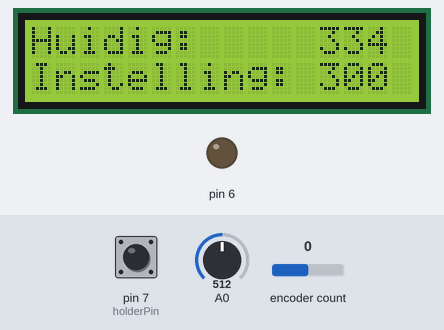
This sketch was run on a simulated Arduino Uno, built with avr-gcc and run on an emulated ATmega328P. On the bench: 16×2 character LCD, output pins drawn as LEDs (lit = HIGH). Inputs (shaded band) come from the test bench; at power-on: A0 = 512, pin 7 (holderPin) HIGH, encoder count 0. What the sketch prints to the serial monitor is not drawn.

Above: at 3.2 s.
3.3 s: A0 set to 637
At 4.5 s:
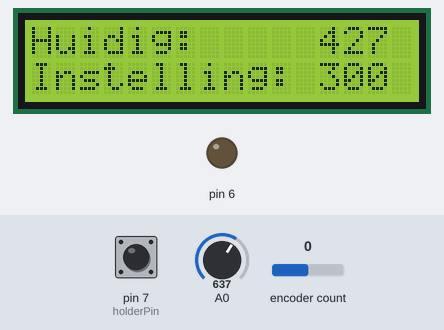
4.8 s: A0 set to 674
At 5.2 s:
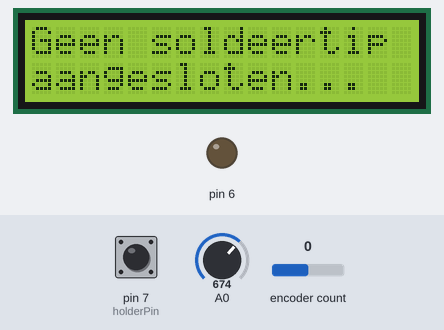
6.3 s: pin 7 (holderPin) pulled LOW for 0.15 s
At 6.41 s:
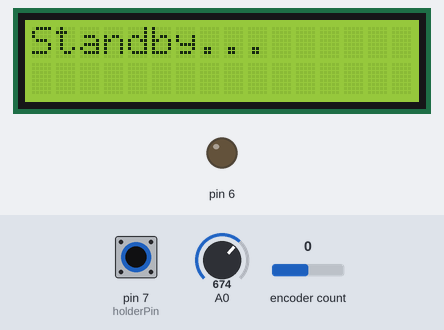
7.9 s: A0 set to 478
At 8.6 s:
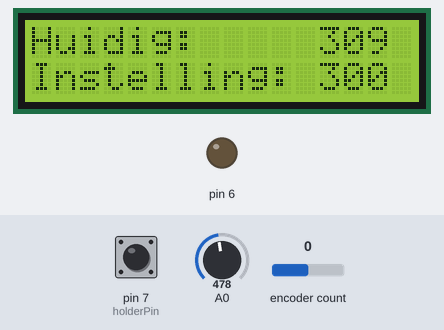
9.4 s: A0 set to 464
At 9.59 s:
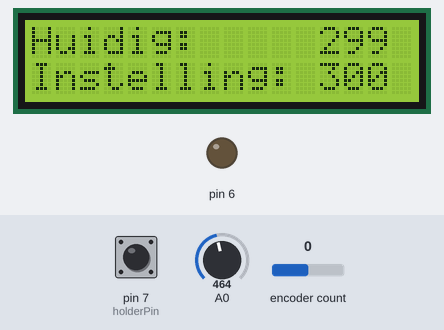
12.3 s: encoder count set to 1
At 12.53 s:
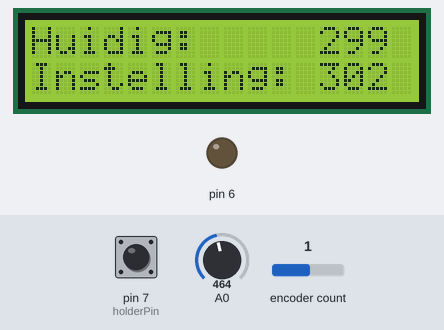
Timing chart, 0 to 19.1 s (numbered marks = the images above; inputs shaded):
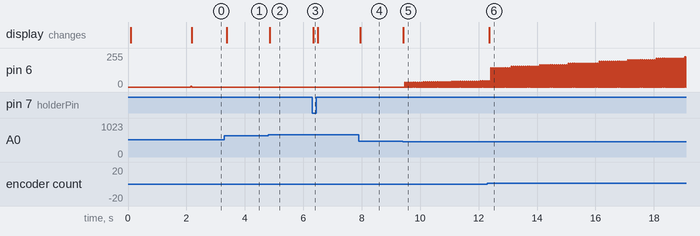

Measured:
- the behaviour switches between 655 and 656 on A0 (found by bisection; images 1 and 2)
- after the input at 3.3 s, the display: changes after 0.08 s (image 1)
- after the input at 4.8 s, the display: changes after 0.06 s (image 2)
- after the input at 6.3 s, the display: changes at once (image 3)
- after the input at 7.9 s, the display: changes after 0.05 s (image 4)
- after the input at 9.4 s, the display: changes at once (image 5)
- after the input at 12.3 s, the display: changes after 0.06 s (image 6)

The sketch:

Arduino.ino.ino
```cpp
#include <Wire.h>
#include <LiquidCrystal_I2C.h>
#include <Encoder.h>
int pwm = 5;
int setpoint = 310;
int temp;
int ti = 1;
int gain = 4;
int holderPin = 7;
long lastTime = millis();
long timeFactor;
int percentage;
long oldPosition  = -999;
int changed = 0;
int displayInitialized = 0;
int warningInialized = 0;
Encoder myEnc(2, 3);

// Set the LCD address to 0x27 for a 16 chars and 2 line display
LiquidCrystal_I2C lcd(0x27, 16, 2);

void setup()
{
  pinMode(holderPin, INPUT_PULLUP);

  // initialize the LCD
  lcd.begin();
  Serial.begin(9600);
  // Turn on the blacklight and print a message.
  lcd.backlight();
  lcd.print(" T3Engineering");
  lcd.setCursor(0, 1);
  lcd.print("Soldering System");
  delay(2000);
  setPwmFrequency(6, 2);
  myEnc.write(300 * 2);
}

void loop()
{
  setpoint = getSetpoint();
  temp = getTemperature();
  updateDisplay();
  if (tipConnected()) {
    if (digitalRead(holderPin) == HIGH) {
      setpoint = getSetpoint();
      pwm = calculatePWM();
      updateDisplay();
    } else {
      setpoint = 0;
      pwm = 0;
      updateDisplay();
    }
  } else {
    analogWrite(6, 0);
  }
}

int getTemperature()
{
  analogWrite(6, 0);    //switch off heater
  delay(50);     //wait for some time (to get low pass filter in steady state)
  int adcValue = analogRead(A0); // read the input on analog pin 7:
  Serial.println(adcValue);
  analogWrite(6, pwm); //switch heater back to last value
  //return adcValue;timeFactor
  return round((((float) adcValue) - 60) * 0.74); //apply linear conversion to actual temperature
}
int getSetpoint()
{
  if (myEnc.read() >= 800) {
    myEnc.write(800);
  }
  if (myEnc.read() <= 0) {
    myEnc.write(0);
  }
  return (myEnc.read() / 2);
}
bool tipConnected() {
  if (temp > 440) {
    return false;
  } else {
    return true;
  }
}
int calculatePWM() {
  timeFactor = (millis() - lastTime) / 1000 * ti;
  return round(constrain((setpoint - temp) * gain * timeFactor, 0, 255));
  if (temp >= setpoint) {
    lastTime = millis();
  }
}
void setPwmFrequency(int pin, int divisor) {
  byte mode;
  if (pin == 5 || pin == 6 || pin == 9 || pin == 10) {
    switch (divisor) {
      case 1: mode = 0x01; break;
      case 8: mode = 0x02; break;
      case 64: mode = 0x03; break;
      case 256: mode = 0x04; break;
      case 1024: mode = 0x05; break;
      default: return;
    }
    if (pin == 5 || pin == 6) {
      TCCR0B = TCCR0B & 0b11111000 | mode;
    } else {
      TCCR1B = TCCR1B & 0b11111000 | mode;
    }
  } else if (pin == 3 || pin == 11) {
    switch (divisor) {
      case 1: mode = 0x01; break;
      case 8: mode = 0x02; break;
      case 32: mode = 0x03; break;
      case 64: mode = 0x04; break;
      case 128: mode = 0x05; break;
      case 256: mode = 0x06; break;
      case 1024: mode = 0x07; break;
      default: return;
    }
    TCCR2B = TCCR2B & 0b11111000 | mode;
  }
}
void updateDisplay() {
  if (digitalRead(holderPin) == HIGH) {

    if (tipConnected()) {
      if (displayInitialized == 0)
      {
        lcd.clear();
        lcd.setCursor(0, 0);
        lcd.print("Huidig: ");
        lcd.setCursor(0, 1);
        lcd.print("Instelling: ");
        displayInitialized = 1;
        warningInialized = 0;
      }
      lcd.setCursor(12, 0);
      lcd.print(temp);
      lcd.print(" ");
      lcd.setCursor(12, 1);
      lcd.print(setpoint);
      lcd.print(" ");
    } else {
      if (warningInialized == 0)
      {
        displayInitialized = 0;
        lcd.clear();
        lcd.setCursor(0, 0);
        lcd.print("Geen soldeertip");
        lcd.setCursor(0, 1);
        lcd.print("aangesloten...");
        warningInialized = 1;
      }
    }
  } else {
    lcd.clear();
    lcd.setCursor(0, 0);
    lcd.print("Standby...");
    displayInitialized = 0;
    warningInialized = 0;
  }
}
```
